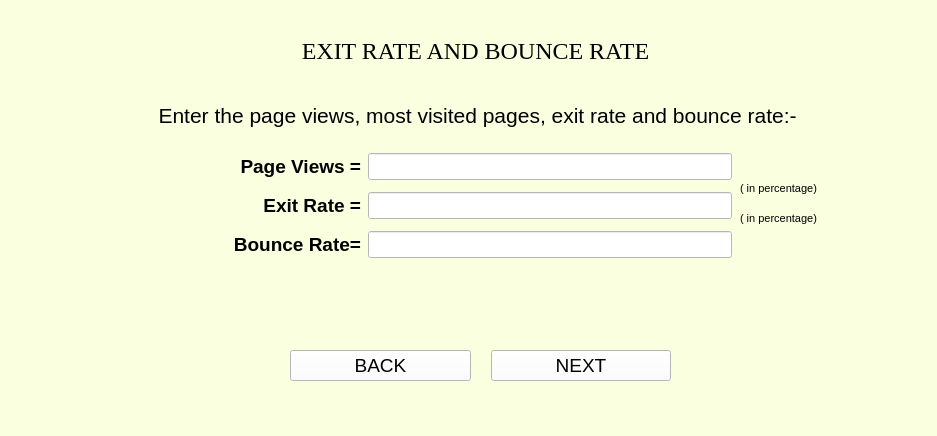
<?xml version="1.0" encoding="UTF-8"?>
<ui version="4.0">
 <class>MainWindow</class>
 <widget class="QMainWindow" name="MainWindow">
  <property name="geometry">
   <rect>
    <x>0</x>
    <y>0</y>
    <width>937</width>
    <height>436</height>
   </rect>
  </property>
  <property name="windowTitle">
   <string>MainWindow</string>
  </property>
  <property name="styleSheet">
   <string notr="true">background-color:rgb(250, 255, 224)</string>
  </property>
  <widget class="QWidget" name="centralwidget">
   <widget class="QLabel" name="label_10">
    <property name="geometry">
     <rect>
      <x>0</x>
      <y>30</y>
      <width>951</width>
      <height>41</height>
     </rect>
    </property>
    <property name="font">
     <font>
      <family>Times New Roman</family>
      <pointsize>18</pointsize>
     </font>
    </property>
    <property name="text">
     <string>EXIT RATE AND BOUNCE RATE</string>
    </property>
    <property name="alignment">
     <set>Qt::AlignCenter</set>
    </property>
   </widget>
   <widget class="QLabel" name="label">
    <property name="geometry">
     <rect>
      <x>0</x>
      <y>90</y>
      <width>961</width>
      <height>51</height>
     </rect>
    </property>
    <property name="font">
     <font>
      <family>Arial</family>
      <pointsize>16</pointsize>
     </font>
    </property>
    <property name="layoutDirection">
     <enum>Qt::LeftToRight</enum>
    </property>
    <property name="text">
     <string>Enter the page views, most visited pages, exit rate and bounce rate:- </string>
    </property>
    <property name="alignment">
     <set>Qt::AlignCenter</set>
    </property>
   </widget>
   <widget class="QWidget" name="layoutWidget">
    <property name="geometry">
     <rect>
      <x>230</x>
      <y>150</y>
      <width>507</width>
      <height>134</height>
     </rect>
    </property>
    <property name="font">
     <font>
      <family>Arial</family>
      <pointsize>14</pointsize>
      <weight>50</weight>
      <bold>false</bold>
     </font>
    </property>
    <layout class="QFormLayout" name="formLayout">
     <property name="labelAlignment">
      <set>Qt::AlignRight|Qt::AlignTrailing|Qt::AlignVCenter</set>
     </property>
     <property name="horizontalSpacing">
      <number>7</number>
     </property>
     <property name="verticalSpacing">
      <number>12</number>
     </property>
     <property name="leftMargin">
      <number>3</number>
     </property>
     <property name="topMargin">
      <number>3</number>
     </property>
     <property name="rightMargin">
      <number>5</number>
     </property>
     <property name="bottomMargin">
      <number>5</number>
     </property>
     <item row="0" column="0">
      <widget class="QLabel" name="label_3">
       <property name="font">
        <font>
         <family>Arial</family>
         <pointsize>14</pointsize>
         <weight>75</weight>
         <bold>true</bold>
        </font>
       </property>
       <property name="text">
        <string>Page Views =</string>
       </property>
       <property name="alignment">
        <set>Qt::AlignRight|Qt::AlignTrailing|Qt::AlignVCenter</set>
       </property>
      </widget>
     </item>
     <item row="0" column="1">
      <widget class="QLineEdit" name="exit_rate_1">
       <property name="font">
        <font>
         <family>Arial</family>
         <pointsize>12</pointsize>
         <weight>50</weight>
         <bold>false</bold>
        </font>
       </property>
       <property name="styleSheet">
        <string notr="true">background-color:rgb(255, 255, 255)</string>
       </property>
      </widget>
     </item>
     <item row="1" column="0">
      <widget class="QLabel" name="label_4">
       <property name="font">
        <font>
         <family>Arial</family>
         <pointsize>14</pointsize>
         <weight>75</weight>
         <bold>true</bold>
        </font>
       </property>
       <property name="text">
        <string>Exit Rate =</string>
       </property>
       <property name="alignment">
        <set>Qt::AlignRight|Qt::AlignTrailing|Qt::AlignVCenter</set>
       </property>
      </widget>
     </item>
     <item row="1" column="1">
      <widget class="QLineEdit" name="exit_rate_3">
       <property name="font">
        <font>
         <family>Arial</family>
         <pointsize>12</pointsize>
         <weight>50</weight>
         <bold>false</bold>
        </font>
       </property>
       <property name="styleSheet">
        <string notr="true">background-color:rgb(255, 255, 255)</string>
       </property>
      </widget>
     </item>
     <item row="2" column="0">
      <widget class="QLabel" name="label_8">
       <property name="font">
        <font>
         <family>Arial</family>
         <pointsize>14</pointsize>
         <weight>75</weight>
         <bold>true</bold>
        </font>
       </property>
       <property name="text">
        <string>Bounce Rate=</string>
       </property>
       <property name="alignment">
        <set>Qt::AlignRight|Qt::AlignTrailing|Qt::AlignVCenter</set>
       </property>
      </widget>
     </item>
     <item row="2" column="1">
      <widget class="QLineEdit" name="exit_rate_4">
       <property name="font">
        <font>
         <family>Arial</family>
         <pointsize>12</pointsize>
         <weight>50</weight>
         <bold>false</bold>
        </font>
       </property>
       <property name="styleSheet">
        <string notr="true">background-color:rgb(255, 255, 255)</string>
       </property>
      </widget>
     </item>
    </layout>
   </widget>
   <widget class="QWidget" name="layoutWidget">
    <property name="geometry">
     <rect>
      <x>290</x>
      <y>330</y>
      <width>381</width>
      <height>71</height>
     </rect>
    </property>
    <property name="font">
     <font>
      <family>Arial</family>
      <pointsize>14</pointsize>
     </font>
    </property>
    <layout class="QGridLayout" name="gridLayout">
     <property name="horizontalSpacing">
      <number>20</number>
     </property>
     <item row="0" column="0">
      <widget class="QPushButton" name="backButton">
       <property name="font">
        <font>
         <family>Arial</family>
         <pointsize>14</pointsize>
        </font>
       </property>
       <property name="styleSheet">
        <string notr="true">background-color:rgb(255, 255, 255)</string>
       </property>
       <property name="text">
        <string>BACK</string>
       </property>
      </widget>
     </item>
     <item row="0" column="1">
      <widget class="QPushButton" name="nextButton">
       <property name="font">
        <font>
         <family>Arial</family>
         <pointsize>14</pointsize>
        </font>
       </property>
       <property name="styleSheet">
        <string notr="true">background-color:rgb(255, 255, 255)</string>
       </property>
       <property name="text">
        <string>NEXT</string>
       </property>
      </widget>
     </item>
    </layout>
   </widget>
   <widget class="QLabel" name="label_5">
    <property name="geometry">
     <rect>
      <x>740</x>
      <y>180</y>
      <width>211</width>
      <height>16</height>
     </rect>
    </property>
    <property name="font">
     <font>
      <pointsize>8</pointsize>
     </font>
    </property>
    <property name="text">
     <string>( in percentage)</string>
    </property>
   </widget>
   <widget class="QLabel" name="label_6">
    <property name="geometry">
     <rect>
      <x>740</x>
      <y>210</y>
      <width>211</width>
      <height>16</height>
     </rect>
    </property>
    <property name="font">
     <font>
      <pointsize>8</pointsize>
     </font>
    </property>
    <property name="text">
     <string>( in percentage)</string>
    </property>
   </widget>
  </widget>
  <widget class="QMenuBar" name="menubar">
   <property name="geometry">
    <rect>
     <x>0</x>
     <y>0</y>
     <width>937</width>
     <height>18</height>
    </rect>
   </property>
  </widget>
  <widget class="QStatusBar" name="statusbar"/>
 </widget>
 <resources/>
 <connections/>
</ui>
